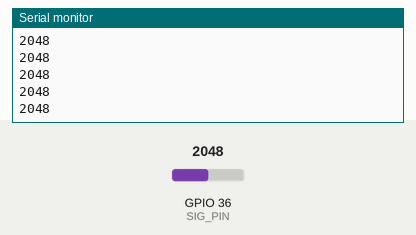
Bench run of a sketch on a simulated ESP32. Shown: the last lines printed to the serial monitor. The test bench sets the inputs (shaded band); at power-on: GPIO 36 (SIG_PIN) = 2048.

Above: at 1.2 s.
1.3 s: GPIO 36 (SIG_PIN) set to 2866
At 1.8 s:
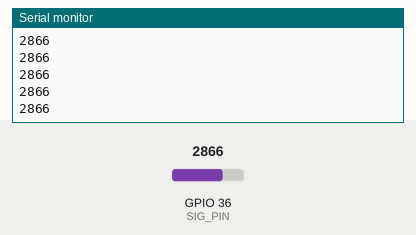
2.8 s: GPIO 36 (SIG_PIN) set to 3603
At 3.5 s:
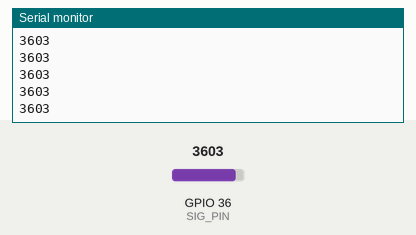
Timing chart, 0 to 5.8 s (numbered marks = the images above; inputs shaded):
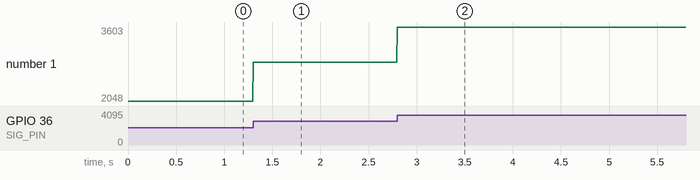

The sketch:

mux_helloworld.ino
```cpp
int s0 = 32;
int s1 = 35;
int s2 = 34;
int s3 = 39;
int SIG_PIN = 36;

void setup() {
  // put your setup code here, to run once:
  pinMode(s0, OUTPUT);
  pinMode(s1, OUTPUT);
  pinMode(s2, OUTPUT);
  pinMode(s3, OUTPUT);
  Serial.begin(9600);

}

void loop() {
  // put your main code here, to run repeatedly:
  digitalWrite(s0, LOW);
  digitalWrite(s1, HIGH);
  digitalWrite(s2, LOW);
  digitalWrite(s3, LOW);
  int val = analogRead(SIG_PIN);
  Serial.println(val);

}
```

Measured:
- after the input at 1.3 s, the serial monitor: prints a new line at once (image 1)
- after the input at 2.8 s, the serial monitor: prints a new line at once (image 2)
- plotted number 1: 2048 → 2866 after the input at 1.3 s, 2866 → 3603 after the input at 2.8 s
